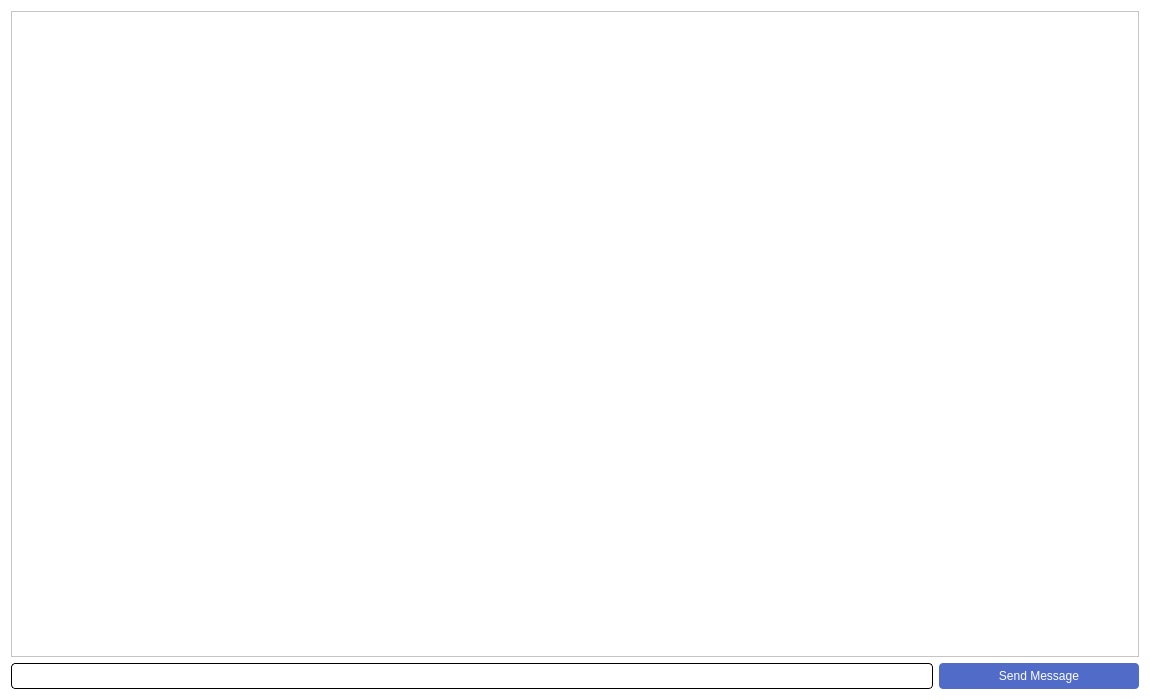
<?xml version="1.0" encoding="UTF-8"?>
<ui version="4.0">
 <class>ProjectChat</class>
 <widget class="QWidget" name="ProjectChat">
  <property name="geometry">
   <rect>
    <x>0</x>
    <y>0</y>
    <width>1150</width>
    <height>700</height>
   </rect>
  </property>
  <property name="minimumSize">
   <size>
    <width>1150</width>
    <height>700</height>
   </size>
  </property>
  <property name="maximumSize">
   <size>
    <width>1150</width>
    <height>700</height>
   </size>
  </property>
  <property name="windowTitle">
   <string>Form</string>
  </property>
  <property name="styleSheet">
   <string notr="true">background-color:rgb(255, 255, 255)</string>
  </property>
  <layout class="QGridLayout" name="gridLayout">
   <item row="0" column="0">
    <widget class="QScrollArea" name="scrollArea">
     <property name="widgetResizable">
      <bool>true</bool>
     </property>
     <widget class="QWidget" name="scrollAreaWidgetContents">
      <property name="geometry">
       <rect>
        <x>0</x>
        <y>0</y>
        <width>1124</width>
        <height>636</height>
       </rect>
      </property>
      <property name="styleSheet">
       <string notr="true">QLabel{
color: rgb(80, 108, 200);
font:13px;
qproperty-alignment: AlignCenter;
}
QPushButton{
color: rgb(80, 108, 200);
font:13px &quot;Arial Black&quot;;;
background-color: white;
border-radius: 4px;
border: 0.5px solid  rgb(80, 108, 200);


}

</string>
      </property>
      <layout class="QFormLayout" name="formLayout">
       <item row="1" column="0" colspan="2">
        <layout class="QVBoxLayout" name="messages"/>
       </item>
       <item row="0" column="0" colspan="2">
        <spacer name="verticalSpacer">
         <property name="orientation">
          <enum>Qt::Vertical</enum>
         </property>
         <property name="sizeHint" stdset="0">
          <size>
           <width>20</width>
           <height>400</height>
          </size>
         </property>
        </spacer>
       </item>
      </layout>
     </widget>
    </widget>
   </item>
   <item row="1" column="0">
    <layout class="QHBoxLayout" name="horizontalLayout">
     <item>
      <widget class="QLineEdit" name="message_edit">
       <property name="styleSheet">
        <string notr="true">border: 1px solid black;
     border-radius: 4px;
background-color: white;
height:24px;
</string>
       </property>
      </widget>
     </item>
     <item>
      <widget class="QPushButton" name="send_button">
       <property name="styleSheet">
        <string notr="true">QPushButton {
background-color: rgb(80, 108, 200);
	color: white;
border: 1px black;
     border-radius: 4px;
	height:26px;
	width: 200px;
	font: 63 10pt &quot;Yu Gothic UI Semibold&quot;;
}


QPushButton:hover{
border: 1px solid rgb(255, 255, 255);
}</string>
       </property>
       <property name="text">
        <string>Send Message</string>
       </property>
      </widget>
     </item>
    </layout>
   </item>
  </layout>
 </widget>
 <resources/>
 <connections/>
</ui>
